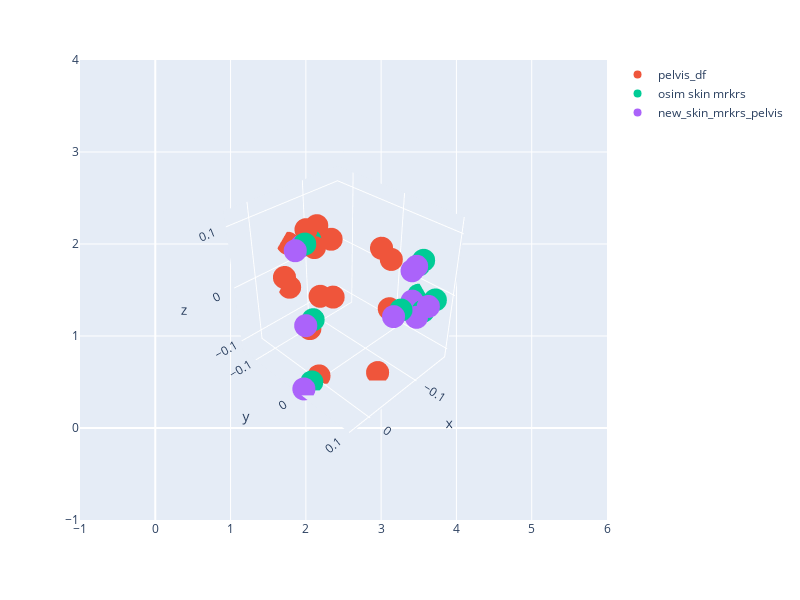

Notebook cell for this chart:
### Code cell
import plotly.express as px
import plotly.graph_objects as go
fig = px.scatter(width = 800, height = 600)
fig.add_trace(go.Scatter3d(x = pelvis_df['x'], y = pelvis_df['y'], z=pelvis_df['z'], mode = 'markers', name = 'pelvis_df'))
fig.add_trace(go.Scatter3d(x = mrkrs_pelvis['x'],  
                           y = mrkrs_pelvis['y'], 
                           z = mrkrs_pelvis['z'], mode = 'markers', name = 'osim skin mrkrs'))
fig.add_trace(go.Scatter3d(x = new_skin_mrkrs_pelvis['x'], y = new_skin_mrkrs_pelvis['y'], z=new_skin_mrkrs_pelvis['z'], mode = 'markers', name = 'new_skin_mrkrs_pelvis'))
fig.update_scenes(aspectmode="data" )
camera = dict(
    up=dict(x=0, y=0, z=1),
    center=dict(x=0, y=0, z=0),
    eye=dict(x=2, y=2, z=2)
)
fig.update_layout(scene_camera=camera)
fig.show()

### Figure 1 — Plotly figure (JSON) as saved in the notebook; plotly's stock layout.template omitted (floating-point values rounded to 4 significant figures)
{"data": [{"hovertemplate": "<extra></extra>", "legendgroup": "", "marker": {"color": "#636efa", "symbol": "circle"}, "mode": "markers", "name": "", "orientation": "v", "showlegend": false, "type": "scatter", "xaxis": "x", "yaxis": "y"}, {"mode": "markers", "name": "pelvis_df", "type": "scatter3d", "x": [1.914e-09, -1.914e-09, -0.1295, -0.128, -0.03032, -0.06335, -0.06541, -0.09611, -0.09607, -0.1, -0.09709, -0.05925, -0.05633, -0.04935, -0.04581, -0.07623], "y": [1.914e-09, -1.914e-09, 0.01857, 0.01822, -0.1035, 0.05435, 0.05583, -0.07123, -0.0686, -0.1061, -0.1, -0.1266, -0.1259, -0.07197, -0.06915, 0.07016], "z": [-0.1086, 0.1086, -0.0453, 0.04271, 0.0005266, 0.1038, -0.1083, 0.05198, -0.05128, 0.05956, -0.06628, 0.03744, -0.04104, 0.08606, -0.08619, -0.002477]}, {"mode": "markers", "name": "osim skin mrkrs", "type": "scatter3d", "x": [0.01161, -0.1545, -0.1521, 0.01606, -0.1341, -0.1656, -0.1642, -0.09202, -0.05143, -0.05143], "y": [-0.004318, 0.05472, 0.06443, 0.002234, 0.09515, 0.03939, 0.0452, 0.06968, -0.0671, -0.0671], "z": [0.1166, 0.04567, -0.0373, -0.108, 0.008382, 0.02596, -0.02432, 0, -0.0706, 0.0706]}, {"mode": "markers", "name": "new_skin_mrkrs_pelvis", "type": "scatter3d", "x": [0.0274, -0.1387, -0.1363, 0.03185, -0.1184, -0.1498, -0.1484, -0.07623, -0.03564, -0.03564], "y": [-0.003832, 0.05521, 0.06491, 0.002719, 0.09563, 0.03987, 0.04569, 0.07016, -0.06662, -0.06662], "z": [0.1141, 0.04319, -0.03978, -0.1105, 0.005905, 0.02348, -0.02679, -0.002477, -0.07308, 0.06812]}], "layout": {"height": 600, "legend": {"tracegroupgap": 0}, "margin": {"t": 60}, "scene": {"aspectmode": "data", "camera": {"center": {"x": 0, "y": 0, "z": 0}, "eye": {"x": 2, "y": 2, "z": 2}, "up": {"x": 0, "y": 0, "z": 1}}}, "width": 800, "xaxis": {"anchor": "y", "domain": [0, 1]}, "yaxis": {"anchor": "x", "domain": [0, 1]}}}
